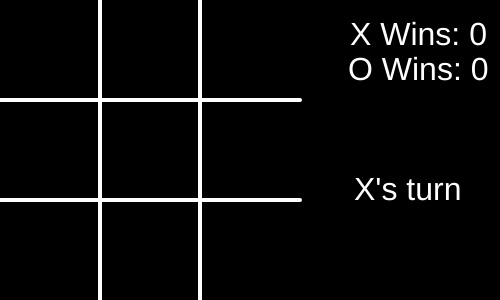
Frame 1 (no input)
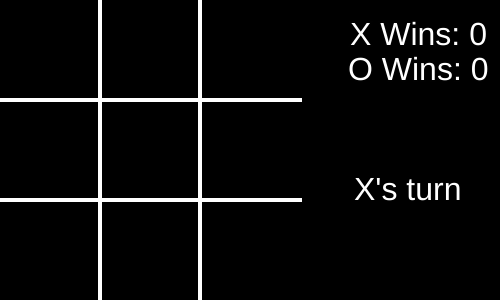
Frame 60 (no input)
Frame 120 (the mouse pressed at the canvas centre since frame 60): identical to frame 60, image omitted

The p5.js sketch that drew these frames (run headless with seeded random() and noise() and a simulated clock; from frame 60 on, the mouse is pressed at the canvas centre):

// p5.js sketch
// ── sketch.js
//initiate variables
let board;
let counter = 0;
let boardArray = [
    [0, 0, 0, ],
    [0, 0, 0, ],
    [0, 0, 0, ]
];
let gameOver = false;
let scoreKeeper;

function setup() {
    createCanvas(500, 300);
    background(0);
    board = new Board();
    scoreKeeper = new ScoreKeeper();

}

function draw() {

    //show board and scorekeeper
    board.show();
    scoreKeeper.show();

    //alternate current turn
    let currentTurn = (counter % 2) + 1;
    fill(0);
    noStroke();
    rect(350, 165, 120, 40);

    //Print current player's turn
    fill(255);
    if (currentTurn == 1)
        text("X\'s turn", 354, 200);
    else if (currentTurn == 2) {
        text("O\'s turn", 354, 200);
    }



    //restart game logic
    if (board.checkWinner(1) == true || board.checkWinner(2) == true || board.checkFull() == true) {
        gameOver = true;
        scoreKeeper.showWinner();

        scoreKeeper.update();
        board.emptyBoard();

        textSize(10);
        text("Press any key to play again", 350, height - 20);
    }

    //reset game on any key press
    if (keyIsPressed === true && gameOver) {
        gameOver = false;
        background(0);
    }
}

function mouseReleased() {
    if (!gameOver) {
        if (mouseX < 300 && mouseX > 0 && mouseY < 300 && mouseY > 0) {
            if (mouseX < 100 && mouseY < 100) {
                if (boardArray[0][0] == 0)
                    boardArray[0][0] = board.dropPiece(50, 50);
            } else if (mouseX < 200 && mouseX > 100 && mouseY < 100) {
                if (boardArray[0][1] == 0)
                    boardArray[0][1] = board.dropPiece(150, 50);
            } else if (mouseX > 200 && mouseY < 100) {
                if (boardArray[0][2] == 0)
                    boardArray[0][2] = board.dropPiece(250, 50);
            } else if (mouseX > 200 && mouseY < 200 && mouseY > 100) {
                if (boardArray[1][2] == 0)
                    boardArray[1][2] = board.dropPiece(250, 150);
            } else if (mouseX > 200 && mouseY > 200) {
                if (boardArray[2][2] == 0)
                    boardArray[2][2] = board.dropPiece(250, 250);
            } else if (mouseX < 200 && mouseX > 100 && mouseY > 200) {
                if (boardArray[2][1] == 0)
                    boardArray[2][1] = board.dropPiece(150, 250);
            } else if (mouseX < 100 && mouseY > 200) {
                if (boardArray[2][0] == 0)
                    boardArray[2][0] = board.dropPiece(50, 250);
            } else if (mouseX < 100 && mouseY > 100 && mouseY < 200) {
                if (boardArray[1][0] == 0)
                    boardArray[1][0] = board.dropPiece(50, 150);
            } else if (mouseX > 100 && mouseX < 200 && mouseY > 100 && mouseY < 200) {
                if (boardArray[1][1] == 0)
                    boardArray[1][1] = board.dropPiece(150, 150);
            }
        }

    }
}

//setup Board class
this.Board = function () {

    this.dropPiece = function (x, y) {
        if (counter % 2 == 0) {
            counter++;
            strokeWeight(3);
            stroke(0, 0, 255);
            line(x + 15, y + 15, x - 15, y - 15);
            line(x - 15, y + 15, x + 15, y - 15);
            return 1;
        } else {
            counter++;
            strokeWeight(3);
            noFill();
            stroke(255, 0, 0);
            ellipse(x, y, 40);
            return 2;
        }
    }

    this.checkWinner = function (piece) {
        //check for winner in all 8 possible combinations
        let i = 0;
        let j = 0;
        let returnValue = false;

        //horizontal win check
        if ((boardArray[i][j] == piece && boardArray[i][j + 1] == piece && boardArray[i][j + 2] == piece) ||
            (boardArray[i + 1][j] == piece && boardArray[i + 1][j + 1] == piece && boardArray[i + 1][j + 2] == piece) ||
            (boardArray[i + 2][j] == piece && boardArray[i + 2][j + 1] == piece && boardArray[i + 2][j + 2] == piece))
            returnValue = true;

        //vertical win check
        else if ((boardArray[i][j] == piece && boardArray[i + 1][j] == piece && boardArray[i + 2][j] == piece) ||
            (boardArray[i][j + 1] == piece && boardArray[i + 1][j + 1] == piece && boardArray[i + 2][j + 1] == piece) ||
            (boardArray[i][j + 2] == piece && boardArray[i + 1][j + 2] == piece && boardArray[i + 2][j + 2] == piece))
            returnValue = true;

        //diagonal "\" win check
        else if (boardArray[i][j] == piece && boardArray[i + 1][j + 1] == piece && boardArray[i + 2][j + 2] == piece)
            returnValue = true;

        //diagonal "/" win check
        else if (boardArray[i + 2][j] == piece && boardArray[i + 1][j + 1] == piece && boardArray[i][j + 2] == piece)
            returnValue = true;

        return returnValue;
    }

    this.whoWon = function () {
        if (this.checkWinner(1) == true) {
            return 1;
            //x is 1
        } else if (this.checkWinner(2) == true) {
            return 2;
            //o is 2
        }
    }


    this.checkFull = function () {
        for (let i = 0; i < boardArray.length; i++) {
            for (let j = 0; j < boardArray[i].length; j++) {
                if (boardArray[i][j] == 0) {
                    return false;
                }
            }
        }
        return true;
    }

    this.show = function () {
        strokeWeight(4);
        stroke(255);
        line(300, 100, 0, 100);
        line(300, 200, 0, 200);
        line(100, 300, 100, 0);
        line(200, 300, 200, 0);
    }

    this.emptyBoard = function () {
        for (let i = 0; i < boardArray.length; i++) {
            for (let j = 0; j < boardArray[i].length; j++) {
                boardArray[i][j] = 0;
            }
        }
    }
}

this.ScoreKeeper = function () {
    this.xWins = 0;
    this.oWins = 0;

    this.show = function () {
        textSize(32);
        stroke(1);
        fill(255);
        text("X Wins: " + this.xWins, 350, 45);
        text("O Wins: " + this.oWins, 348, 80);
    }

    //call update before resetting board
    this.update = function () {
        fill(0);
        stroke(0);
        rect(345, 18, 150, 90);

        if (board.checkWinner(1) == true) {
            scoreKeeper.xWins += 1;
        } else if (board.checkWinner(2) == true) {
            scoreKeeper.oWins += 1;
        }

        fill(255);
        text("X Wins: " + this.xWins, 350, 45);
        text("O Wins: " + this.oWins, 348, 80);
    }

    this.showWinner = function () {
        textSize(32);
        if (board.checkWinner(1) == true)
            text("X wins!", 354, 150);
        else if (board.checkWinner(2) == true)
            text("O wins!", 354, 150);
        else
            text("Tie!", 354, 150);
    }
}
